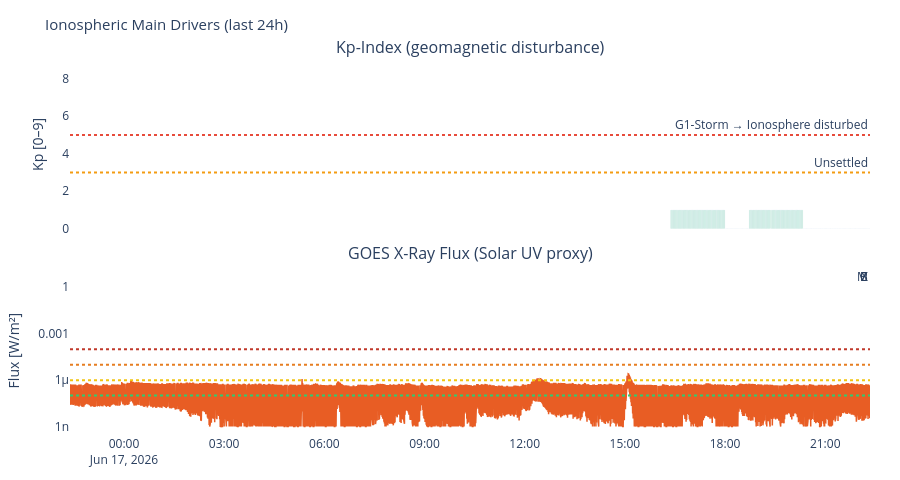

The notebook cell saved with this chart:
### Markdown cell above
---
## 3. Visualizations

### Code cell
# ============================================================
# KP-INDEX + X-RAY FLUX – the two main ionospheric drivers
# ============================================================

n_panels = sum([df_kp is not None, df_xray is not None])
if n_panels > 0:
    titles = []
    if df_kp    is not None: titles.append('Kp-Index (geomagnetic disturbance)')
    if df_xray  is not None: titles.append('GOES X-Ray Flux (Solar UV proxy)')

    fig = make_subplots(rows=n_panels, cols=1, shared_xaxes=True,
                        subplot_titles=titles, vertical_spacing=0.1)
    row = 1

    if df_kp is not None:
        colors_kp = ['#2ecc71' if k < 4 else '#f39c12' if k < 6 else '#e74c3c'
                     for k in df_kp['kp']]
        fig.add_trace(go.Bar(x=df_kp['time'], y=df_kp['kp'],
                             marker_color=colors_kp, opacity=0.8, name='Kp'), row=row, col=1)
        fig.add_hline(y=5, line_dash='dot', line_color='#e74c3c',
                      annotation_text='G1-Storm → Ionosphere disturbed', row=row, col=1)
        fig.add_hline(y=3, line_dash='dot', line_color='#f39c12',
                      annotation_text='Unsettled', row=row, col=1)
        fig.update_yaxes(title_text='Kp [0–9]', range=[0,9], row=row, col=1)
        row += 1

    if df_xray is not None:
        fig.add_trace(go.Scatter(x=df_xray['time'], y=df_xray['flux'],
                                 line=dict(color='#E85D24', width=1.5), name='X-Ray'),
                      row=row, col=1)
        for lvl, lbl, col in [(1e-4,'X','#c0392b'),(1e-5,'M','#e67e22'),
                               (1e-6,'C','#f1c40f'),(1e-7,'B','#2ecc71')]:
            fig.add_hline(y=lvl, line_dash='dot', line_color=col,
                          annotation_text=lbl, row=row, col=1)
        fig.update_yaxes(type='log', title_text='Flux [W/m²]', row=row, col=1)
        row += 1

    fig.update_layout(
        title=dict(text='Ionospheric Main Drivers (last 24h)', font=dict(size=15)),
        height=200 * n_panels + 80,
        showlegend=False, plot_bgcolor='rgba(0,0,0,0)', paper_bgcolor='rgba(0,0,0,0)',
        margin=dict(l=70, r=30, t=60, b=40)
    )
    fig.show()

### Figure 1 — Plotly figure (JSON) as saved in the notebook; plotly's stock layout.template omitted (floating-point values rounded to 4 significant figures; data arrays with more than 128 entries replaced by an {"elided": "..."} marker saying what was removed)
{"data": [{"marker": {"color": {"elided": "358 str values"}}, "name": "Kp", "opacity": 0.8, "type": "bar", "x": {"elided": "358 str values"}, "xaxis": "x", "y": {"elided": "358 float values"}, "yaxis": "y"}, {"line": {"color": "#E85D24", "width": 1.5}, "name": "X-Ray", "type": "scatter", "x": {"elided": "2876 str values"}, "xaxis": "x2", "y": {"elided": "2876 float values"}, "yaxis": "y2"}], "layout": {"annotations": [{"font": {"size": 16}, "showarrow": false, "text": "Kp-Index (geomagnetic disturbance)", "x": 0.5, "xanchor": "center", "xref": "paper", "y": 1.0, "yanchor": "bottom", "yref": "paper"}, {"font": {"size": 16}, "showarrow": false, "text": "GOES X-Ray Flux (Solar UV proxy)", "x": 0.5, "xanchor": "center", "xref": "paper", "y": 0.45, "yanchor": "bottom", "yref": "paper"}, {"showarrow": false, "text": "G1-Storm → Ionosphere disturbed", "x": 1, "xanchor": "right", "xref": "x domain", "y": 5, "yanchor": "bottom", "yref": "y"}, {"showarrow": false, "text": "Unsettled", "x": 1, "xanchor": "right", "xref": "x domain", "y": 3, "yanchor": "bottom", "yref": "y"}, {"showarrow": false, "text": "X", "x": 1, "xanchor": "right", "xref": "x2 domain", "y": 0.0001, "yanchor": "bottom", "yref": "y2"}, {"showarrow": false, "text": "M", "x": 1, "xanchor": "right", "xref": "x2 domain", "y": 1e-05, "yanchor": "bottom", "yref": "y2"}, {"showarrow": false, "text": "C", "x": 1, "xanchor": "right", "xref": "x2 domain", "y": 1e-06, "yanchor": "bottom", "yref": "y2"}, {"showarrow": false, "text": "B", "x": 1, "xanchor": "right", "xref": "x2 domain", "y": 1e-07, "yanchor": "bottom", "yref": "y2"}], "height": 480, "margin": {"b": 40, "l": 70, "r": 30, "t": 60}, "paper_bgcolor": "rgba(0,0,0,0)", "plot_bgcolor": "rgba(0,0,0,0)", "shapes": [{"line": {"color": "#e74c3c", "dash": "dot"}, "type": "line", "x0": 0, "x1": 1, "xref": "x domain", "y0": 5, "y1": 5, "yref": "y"}, {"line": {"color": "#f39c12", "dash": "dot"}, "type": "line", "x0": 0, "x1": 1, "xref": "x domain", "y0": 3, "y1": 3, "yref": "y"}, {"line": {"color": "#c0392b", "dash": "dot"}, "type": "line", "x0": 0, "x1": 1, "xref": "x2 domain", "y0": 0.0001, "y1": 0.0001, "yref": "y2"}, {"line": {"color": "#e67e22", "dash": "dot"}, "type": "line", "x0": 0, "x1": 1, "xref": "x2 domain", "y0": 1e-05, "y1": 1e-05, "yref": "y2"}, {"line": {"color": "#f1c40f", "dash": "dot"}, "type": "line", "x0": 0, "x1": 1, "xref": "x2 domain", "y0": 1e-06, "y1": 1e-06, "yref": "y2"}, {"line": {"color": "#2ecc71", "dash": "dot"}, "type": "line", "x0": 0, "x1": 1, "xref": "x2 domain", "y0": 1e-07, "y1": 1e-07, "yref": "y2"}], "showlegend": false, "title": {"font": {"size": 15}, "text": "Ionospheric Main Drivers (last 24h)"}, "xaxis": {"anchor": "y", "domain": [0.0, 1.0], "matches": "x2", "showticklabels": false}, "xaxis2": {"anchor": "y2", "domain": [0.0, 1.0]}, "yaxis": {"anchor": "x", "domain": [0.55, 1.0], "range": [0, 9], "title": {"text": "Kp [0–9]"}}, "yaxis2": {"anchor": "x2", "domain": [0.0, 0.45], "title": {"text": "Flux [W/m²]"}, "type": "log"}}}
